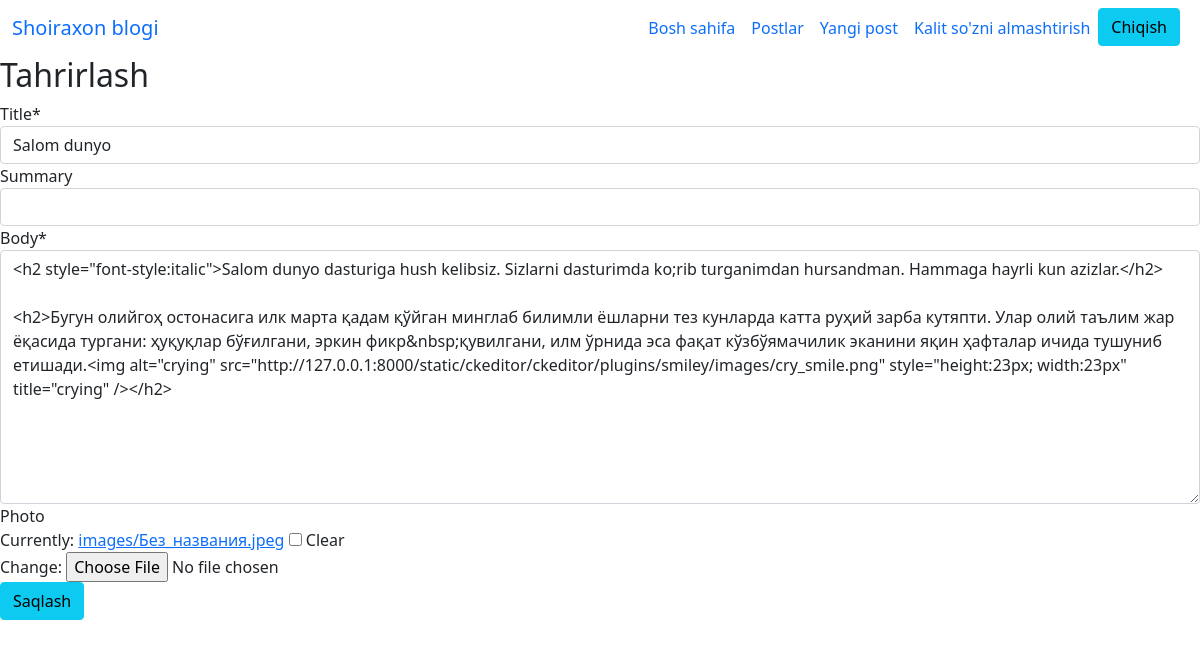
The page /articles/1/edit/ (signed in) on the database its author committed.
### articles/models.py (models this page shows, shortened)
class Article(models.Model):
  title = models.CharField(max_length=150)
  summary = models.CharField(max_length=200, blank=True)
  body = RichTextField()
  photo = models.ImageField(upload_to='images/', blank=True)
  date = models.DateTimeField(auto_now_add=True)
  author = models.ForeignKey(
    get_user_model(),
    on_delete=models.CASCADE,
    )

### articles/views.py (the view)
# urls.py: path('<int:pk>/edit/', ArticleUpdateView.as_view(), name='article_edit'),
class ArticleUpdateView(LoginRequiredMixin,  UserPassesTestMixin,UpdateView):
    model = Article
    template_name = 'article_edit.html'
    fields = ['title', 'summary', 'body', 'photo']
    def test_func(self):
        obj = self.get_object()
        return obj.author == self.request.user

### templates/article_edit.html (shortened to what this page needs)
{% extends 'base.html' %}
{% load crispy_forms_tags %}
{% block content %}
    <h2>Tahrirlash</h2>
    <form method="post" enctype="multipart/form-data">{% csrf_token %}
        {{ form|crispy }}
        <button class="btn btn-info ml-2" type="submit">Saqlash</button>
    </form>
{% endblock content %}

### rows shown on the page
Article: title "Salom dunyo", body "<h2 style=\"font-style:italic\">Salom dunyo dasturiga hush kelibsiz. Sizlarni dasturimda ko;rib turganimdan hursandman. Hammaga hayrli kun azizlar.</h2> <h2>Бугун олийгоҳ остонасига илк марта қадам қўйган минглаб билимли ёшларни тез кунларда катта руҳий зарба кутяпти. Улар олий таълим жар ёқасида тургани: ҳуқуқлар бўғилгани, эркин фикр&nbsp;қувилгани, илм ўрнида эса фақат кўзбўямачилик эканини яқин ҳафталар ичида тушуниб етишади.<img alt=\"crying\" src=\"http://127.0.0.1:8000/static/ckeditor/ckeditor/plugins/smiley/images/cry_smile.png\" style=\"height:23px; width:23px\" title=\"crying\" /></h2>"
